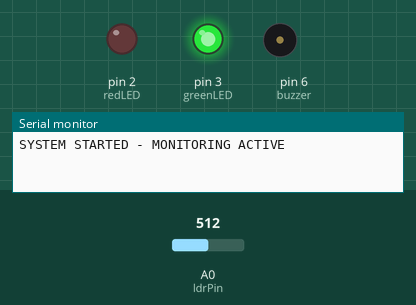
Simulated run of this sketch. Board: Arduino Uno, built with avr-gcc and run on an emulated ATmega328P. Shown: output pins drawn as LEDs (lit = HIGH), buzzer (waves = sounding, pin HIGH), the last lines printed to the serial monitor. Dashed ring = blinking. The inputs (shaded band) are chosen by the test bench; at power-on: A0 (ldrPin) = 512.

Above: at 1.2 s.
1.3 s: A0 (ldrPin) set to 587
3.0 s: A0 (ldrPin) set to 610
At 3.9 s:
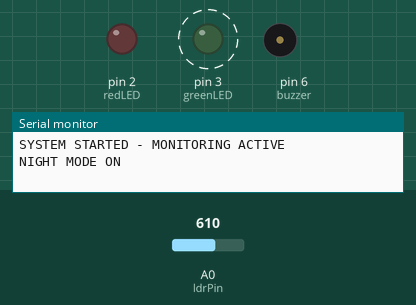
6.0 s: A0 (ldrPin) set to 290
At 11.3 s:
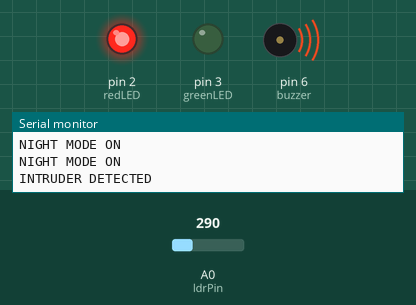
Timing chart, 0 to 12.8 s (numbered marks = the images above; inputs shaded):
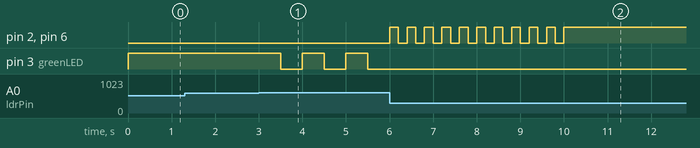

The sketch:

security.update.25.ino
```cpp
const int redLED = 2;
const int greenLED = 3;
const int buzzer = 6;
const int ldrPin = A0;
bool alarmActive = false;
bool nightMode = false;
void setup() {
  pinMode(redLED, OUTPUT);
  pinMode(greenLED, OUTPUT);
  pinMode(buzzer, OUTPUT);

  Serial.begin(9600);
  Serial.println("SYSTEM STARTED - MONITORING ACTIVE");
}
void blinkGreen() {
  digitalWrite(greenLED, HIGH);
  delay(500);
  digitalWrite(greenLED, LOW);
  delay(500);
}
void triggerAlarm() {
  Serial.println("INTRUDER DETECTED");
  for (int i = 0; i < 10; i++) {
    digitalWrite(redLED, HIGH);
    digitalWrite(buzzer, HIGH);
    delay(200);
    digitalWrite(redLED, LOW);
    digitalWrite(buzzer, LOW);
    delay(200);
  }
  digitalWrite(redLED, HIGH);
  digitalWrite(buzzer, HIGH);
}
void loop() {
  int ldrValue = analogRead(ldrPin);
  if (ldrValue > 600) {
    nightMode = true;
  } else {
    nightMode = false;
  }
  if (ldrValue < 300 && !alarmActive) {
    alarmActive = true;
    digitalWrite(greenLED, LOW);
    triggerAlarm();
  }
  if (!alarmActive) {
    if (nightMode) {
      Serial.println("NIGHT MODE ON");
      blinkGreen();
    } else {
      digitalWrite(greenLED, HIGH);
    }
  } else {
    if (ldrValue > 600) {
      Serial.println("SYSTEM RESET - MONITORING ACTIVE");
      alarmActive = false;
      digitalWrite(redLED, LOW);
      digitalWrite(buzzer, LOW);
    }
  }
}
```

Measured:
- the behaviour switches between 600 and 601 on A0 (ldrPin) (found by bisection; images 0 and 1)
- after the input at 1.3 s, every drawn part: stays the same
- after the input at 3.0 s, pin 3 (greenLED): alternates HIGH for 0.50 s and LOW for 0.50 s, starting after 0.50 s
- after the input at 6.0 s, pin 2 (redLED), pin 6 (buzzer): alternates HIGH for 0.20 s and LOW for 0.20 s, 21 changes in all, then stays HIGH, starting at once; pin 3 (greenLED): stops changing and stays LOW
